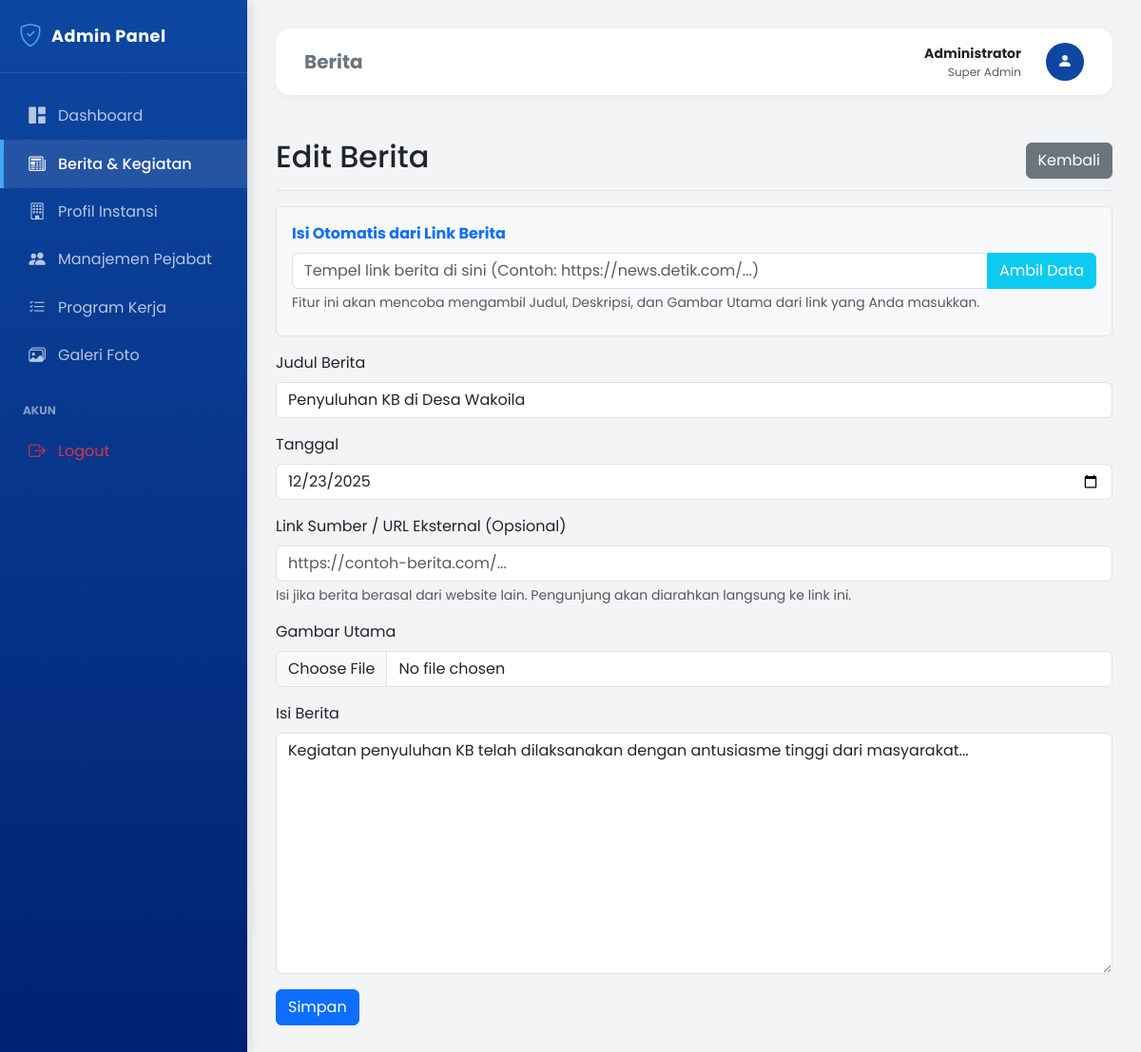
Page /admin/berita.php?act=edit&id=1 (signed in) on the committed database.
### tables this page shows
CREATE TABLE IF NOT EXISTS berita (
    id INT AUTO_INCREMENT PRIMARY KEY,
    judul VARCHAR(200) NOT NULL,
    isi TEXT NOT NULL,
    link_sumber VARCHAR(255),
    gambar VARCHAR(255),
    tanggal DATE NOT NULL,
    created_at TIMESTAMP DEFAULT CURRENT_TIMESTAMP
);

### admin/berita.php (the view, shortened to what this page needs)
<?php include 'header.php'; ?>
<?php
$act = isset($_GET['act']) ? $_GET['act'] : '';
?>
<?php if ($act == 'tambah' || $act == 'edit'): ?>
    <?php
    $judul = ''; $isi = ''; $link_sumber = ''; $tanggal = date('Y-m-d'); $gambar = ''; $id = '';
    if ($act == 'edit' && isset($_GET['id'])) {
        $id = intval($_GET['id']);
        $q = mysqli_query($conn, "SELECT * FROM berita WHERE id='$id'");
        $d = mysqli_fetch_assoc($q);
        $judul = $d['judul'];
        $isi = $d['isi'];
        $tanggal = $d['tanggal'];
    }
    ?>
    <div class="d-flex justify-content-between flex-wrap flex-md-nowrap align-items-center pt-3 pb-2 mb-3 border-bottom">
        <h1 class="h2"><?php echo ($act == 'tambah') ? 'Tambah Berita' : 'Edit Berita'; ?></h1>
        <a href="berita.php" class="btn btn-secondary">Kembali</a>
    </div>
    <form method="POST" enctype="multipart/form-data">
        <div class="mb-3 p-3 bg-light border rounded">
            <label class="form-label fw-bold text-primary">Isi Otomatis dari Link Berita</label>
            <div class="input-group">
                <input type="url" id="auto_url" class="form-control" placeholder="Tempel link berita di sini (Contoh: https://news.detik.com/...)">
                <button type="button" class="btn btn-info text-white" onclick="fetchMetadata()">Ambil Data</button>
            </div>
            <div class="form-text">Fitur ini akan mencoba mengambil Judul, Deskripsi, dan Gambar Utama dari link yang Anda masukkan.</div>
        </div>
        <div class="mb-3">
            <label class="form-label">Judul Berita</label>
            <input type="text" name="judul" id="judul" class="form-control" value="<?php echo $judul; ?>" required>
        </div>
        <div class="mb-3">
            <label class="form-label">Tanggal</label>
            <input type="date" name="tanggal" class="form-control" value="<?php echo $tanggal; ?>" required>
        </div>
        <div class="mb-3">
            <label class="form-label">Link Sumber / URL Eksternal (Opsional)</label>
            <input type="url" name="link_sumber" id="link_sumber" class="form-control" value="<?php echo $link_sumber; ?>" placeholder="https://contoh-berita.com/...">
            <div class="form-text">Isi jika berita berasal dari website lain. Pengunjung akan diarahkan langsung ke link ini.</div>
        </div>
        <div class="mb-3">
            <label class="form-label">Gambar Utama</label>
            <input type="file" name="gambar" class="form-control" accept="image/*">
        </div>
        <div class="mb-3">
            <label class="form-label">Isi Berita</label>
            <textarea name="isi" id="isi" class="form-control" rows="10" required><?php echo $isi; ?></textarea>
        </div>
        <button type="submit" class="btn btn-primary">Simpan</button>
    </form>
<?php endif; ?>
<?php include 'footer.php'; ?>

### admin/header.php (style rules this page uses)
:root { --sidebar-width: 260px; --primary-color: #0d47a1; --secondary-color: #1976d2; --text-light: #e3f2fd; }
body { font-family: 'Poppins', sans-serif; background-color: #f3f4f6; min-height: 100vh; }

### rows in the picture
berita: judul "Penyuluhan KB di Desa Wakoila", tanggal "12/23/2025", isi "Kegiatan penyuluhan KB telah dilaksanakan dengan antusiasme tinggi dari masyarakat..."

### other values in the picture
str_replace('_', ' ', $page) "Berita"
